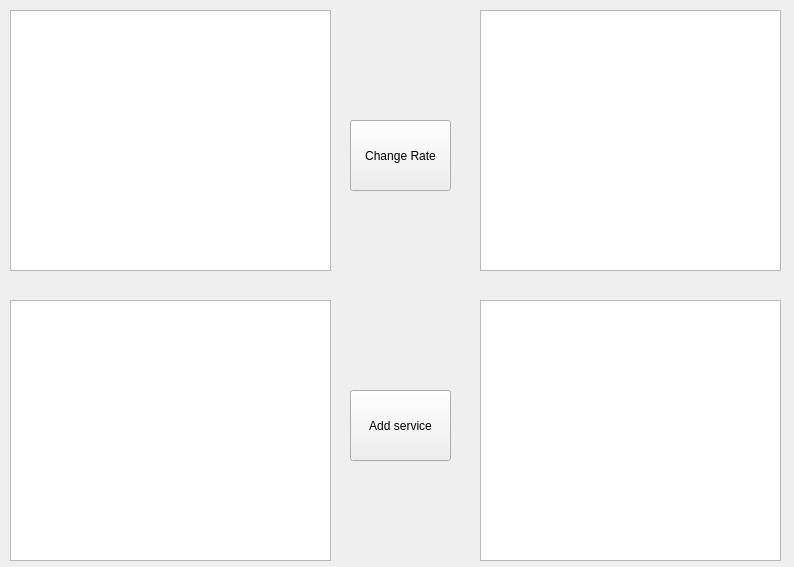
<?xml version="1.0" encoding="UTF-8"?>
<ui version="4.0">
 <class>AdminRateService</class>
 <widget class="QWidget" name="AdminRateService">
  <property name="geometry">
   <rect>
    <x>0</x>
    <y>0</y>
    <width>794</width>
    <height>567</height>
   </rect>
  </property>
  <property name="windowTitle">
   <string>Form</string>
  </property>
  <widget class="QTextBrowser" name="tbRate">
   <property name="geometry">
    <rect>
     <x>480</x>
     <y>10</y>
     <width>301</width>
     <height>261</height>
    </rect>
   </property>
  </widget>
  <widget class="QTextBrowser" name="tbService">
   <property name="geometry">
    <rect>
     <x>480</x>
     <y>300</y>
     <width>301</width>
     <height>261</height>
    </rect>
   </property>
  </widget>
  <widget class="QPushButton" name="btnApplyRate">
   <property name="geometry">
    <rect>
     <x>350</x>
     <y>120</y>
     <width>101</width>
     <height>71</height>
    </rect>
   </property>
   <property name="text">
    <string>Change Rate</string>
   </property>
  </widget>
  <widget class="QPushButton" name="btnAddService">
   <property name="geometry">
    <rect>
     <x>350</x>
     <y>390</y>
     <width>101</width>
     <height>71</height>
    </rect>
   </property>
   <property name="text">
    <string>Add service</string>
   </property>
  </widget>
  <widget class="QListWidget" name="lwRate">
   <property name="geometry">
    <rect>
     <x>10</x>
     <y>10</y>
     <width>321</width>
     <height>261</height>
    </rect>
   </property>
  </widget>
  <widget class="QListWidget" name="lwService">
   <property name="geometry">
    <rect>
     <x>10</x>
     <y>300</y>
     <width>321</width>
     <height>261</height>
    </rect>
   </property>
  </widget>
  <widget class="QLabel" name="lbResponse">
   <property name="geometry">
    <rect>
     <x>30</x>
     <y>280</y>
     <width>731</width>
     <height>16</height>
    </rect>
   </property>
   <property name="text">
    <string/>
   </property>
  </widget>
 </widget>
 <resources/>
 <connections/>
</ui>
